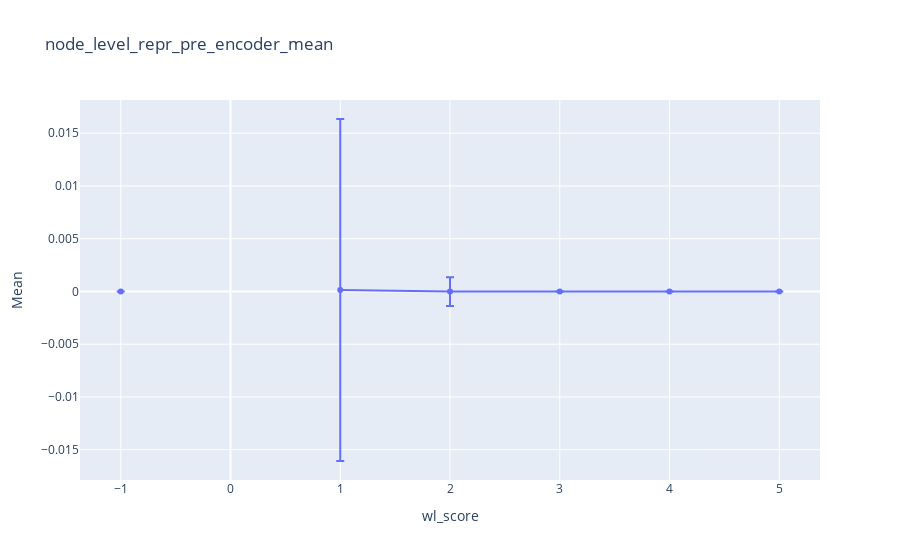

Here is the notebook cell this chart was saved with:
### Code cell
node_level_repr_pre_encoder_mean = np.array([means[wl_score]["node_level_repr_pre_encoder"] for wl_score in range(-1, max_wl_score + 1)])
node_level_repr_pre_encoder_std = np.array([stds[wl_score]["node_level_repr_pre_encoder"] for wl_score in range(-1, max_wl_score + 1)])
x = list(range(-1, max_wl_score + 1))

fig = go.Figure(data=go.Scatter(x=x, y=node_level_repr_pre_encoder_mean, error_y=dict(type='data', array=node_level_repr_pre_encoder_std)))
fig.update_layout(title="node_level_repr_pre_encoder_mean", xaxis_title="wl_score", yaxis_title="Mean")
fig.show()

### Figure 1 — Plotly figure (JSON) as saved in the notebook; plotly's stock layout.template omitted (floating-point values rounded to 4 significant figures)
{"data": [{"error_y": {"array": [8.861e-08, null, 0.01621, 0.001367, 8.765e-08, 9.7e-08, 0], "type": "data"}, "type": "scatter", "x": [-1, 0, 1, 2, 3, 4, 5], "y": [-1.632e-09, null, 0.0001379, -1.556e-05, -2.047e-10, 1.431e-08, 2.384e-07]}], "layout": {"title": {"text": "node_level_repr_pre_encoder_mean"}, "xaxis": {"title": {"text": "wl_score"}}, "yaxis": {"title": {"text": "Mean"}}}}
